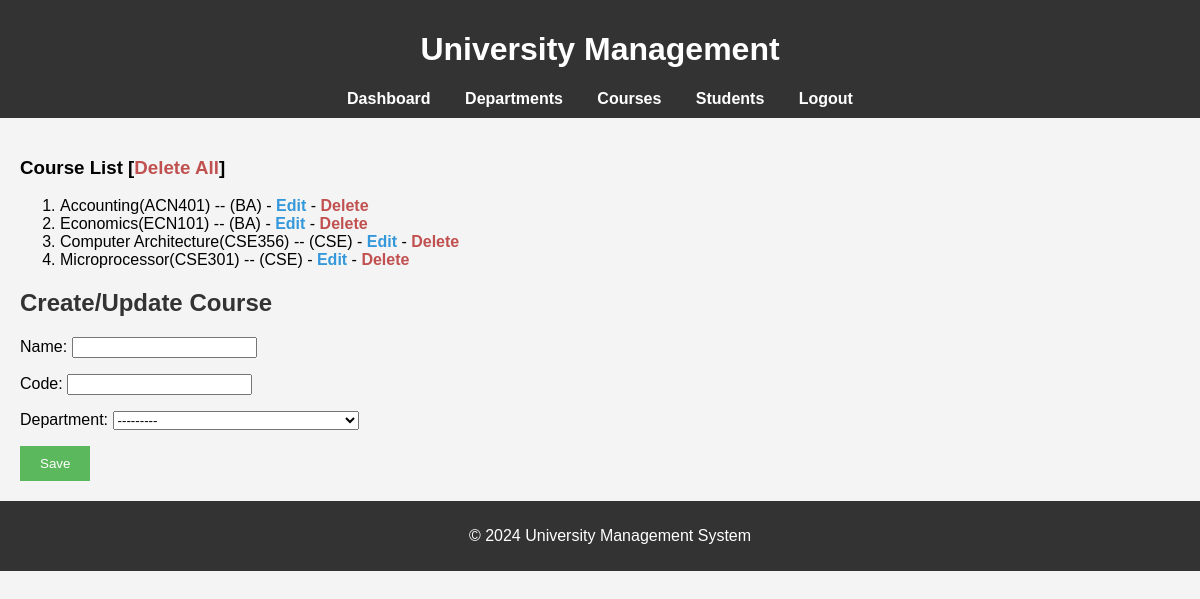
The app's page /courses/ (signed in), older data.
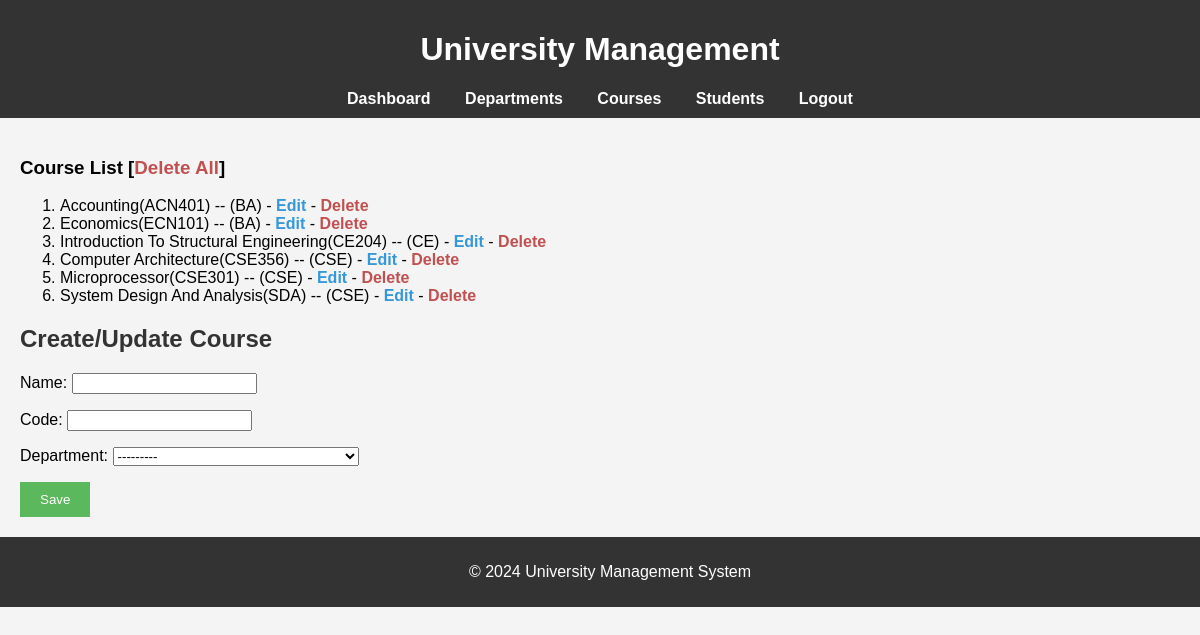
The same page, newer data.
### university/models.py (models this page shows, shortened)
class Courses(models.Model):
    name = models.CharField(max_length=50)
    code = models.CharField(max_length=10)
    department = models.ForeignKey(Departments, on_delete=models.CASCADE)
    class Meta:
        ordering = ["department", "name"]

class Departments(models.Model):
    name = models.CharField(max_length=50)
    code = models.CharField(max_length=5)
    def __str__(self):
        return self.name
    class Meta:
        ordering = ["name"]

### university/views.py (the view)
# urls.py: path("courses/", views.create_course, name="create_course"),
@login_required(login_url="login")
def create_course(request):
    if request.method == "POST":
        form = CourseForm(request.POST)
        if form.is_valid():
            form.save()
            return redirect("create_course")
    form = CourseForm()
    return render(request, "courses.html", {"form": form})

### university/forms.py
class CourseForm(forms.ModelForm):
    class Meta:
        model = Courses
        fields = "__all__"

### people/context_processor.py (called while the page is built)
def people_processor(request):
    students = Students.objects.all()
    teachers = Teachers.objects.all()
    return {
        "students" : students,
        "teachers" : teachers
    }

### university/context_processor.py (called while the page is built)
def university_processor(request):
    departments = Departments.objects.all()
    courses = Courses.objects.all()
    return {
        "departments" : departments,
        "courses" : courses,
    }

### templates/courses.html (shortened to what this page needs)
{% extends 'base.html' %}
{% block content %}
    <h3>Course List <span>[<a id="delete" href="{% url 'delete_all_course' %}">Delete All</a>]</span></h3>
    <ol>
        {% for course in courses %}
            <li>{{ course.name }}({{ course.code }}) -- ({{course.department.code}}) - <a href="{% url 'edit_course' course.id %}">Edit</a> - <a href="{% url 'delete_course' course.id %}" id="delete">Delete</a></li>
        {% endfor %}
    </ol>
<h2>Create/Update Course</h2>
<form method="POST">
    {{ form.as_p }}
    <button type="submit">Save</button>
</form>
{% endblock %}

Row changes from the older to the newer data that the page shows:
added Courses: name "Introduction To Structural Engineering", code "CE204", department.code "CE"
added Courses: name "System Design And Analysis", code "SDA", department.code "CSE"
